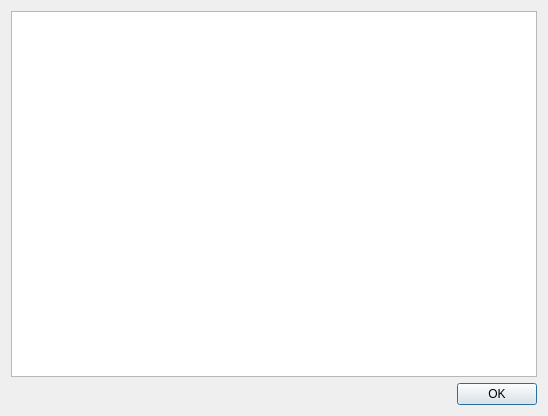
<?xml version="1.0" encoding="UTF-8"?>
<ui version="4.0">
 <class>LicenseWindow</class>
 <widget class="QDialog" name="LicenseWindow">
  <property name="geometry">
   <rect>
    <x>0</x>
    <y>0</y>
    <width>548</width>
    <height>416</height>
   </rect>
  </property>
  <property name="windowTitle">
   <string>License Info</string>
  </property>
  <layout class="QVBoxLayout" name="verticalLayout">
   <item>
    <widget class="QTextEdit" name="txt_license">
     <property name="font">
      <font>
       <pointsize>10</pointsize>
      </font>
     </property>
     <property name="lineWrapMode">
      <enum>QTextEdit::NoWrap</enum>
     </property>
     <property name="readOnly">
      <bool>true</bool>
     </property>
    </widget>
   </item>
   <item>
    <widget class="QDialogButtonBox" name="buttonBox">
     <property name="orientation">
      <enum>Qt::Horizontal</enum>
     </property>
     <property name="standardButtons">
      <set>QDialogButtonBox::Ok</set>
     </property>
    </widget>
   </item>
  </layout>
 </widget>
 <resources/>
 <connections>
  <connection>
   <sender>buttonBox</sender>
   <signal>accepted()</signal>
   <receiver>LicenseWindow</receiver>
   <slot>accept()</slot>
   <hints>
    <hint type="sourcelabel">
     <x>227</x>
     <y>282</y>
    </hint>
    <hint type="destinationlabel">
     <x>157</x>
     <y>274</y>
    </hint>
   </hints>
  </connection>
 </connections>
</ui>
